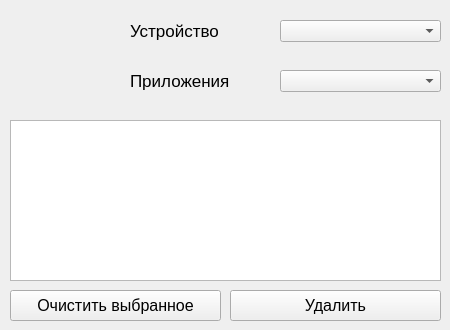
<?xml version="1.0" encoding="UTF-8"?>
<ui version="4.0">
 <class>MainWindow</class>
 <widget class="QMainWindow" name="MainWindow">
  <property name="geometry">
   <rect>
    <x>0</x>
    <y>0</y>
    <width>450</width>
    <height>330</height>
   </rect>
  </property>
  <property name="minimumSize">
   <size>
    <width>450</width>
    <height>330</height>
   </size>
  </property>
  <property name="maximumSize">
   <size>
    <width>450</width>
    <height>330</height>
   </size>
  </property>
  <property name="acceptDrops">
   <bool>false</bool>
  </property>
  <property name="windowTitle">
   <string>SystemAppRemover</string>
  </property>
  <property name="windowIcon">
   <iconset>
    <normaloff>res/icon.ico</normaloff>res/icon.ico</iconset>
  </property>
  <widget class="QWidget" name="centralwidget">
   <widget class="QLabel" name="apps_label">
    <property name="geometry">
     <rect>
      <x>130</x>
      <y>70</y>
      <width>141</width>
      <height>21</height>
     </rect>
    </property>
    <property name="font">
     <font>
      <pointsize>13</pointsize>
     </font>
    </property>
    <property name="text">
     <string>Приложения</string>
    </property>
   </widget>
   <widget class="QComboBox" name="model">
    <property name="geometry">
     <rect>
      <x>280</x>
      <y>20</y>
      <width>161</width>
      <height>22</height>
     </rect>
    </property>
   </widget>
   <widget class="QLabel" name="model_label">
    <property name="geometry">
     <rect>
      <x>130</x>
      <y>20</y>
      <width>141</width>
      <height>21</height>
     </rect>
    </property>
    <property name="font">
     <font>
      <pointsize>13</pointsize>
     </font>
    </property>
    <property name="text">
     <string>Устройство</string>
    </property>
   </widget>
   <widget class="QPlainTextEdit" name="progress_log">
    <property name="enabled">
     <bool>true</bool>
    </property>
    <property name="geometry">
     <rect>
      <x>10</x>
      <y>120</y>
      <width>431</width>
      <height>161</height>
     </rect>
    </property>
    <property name="readOnly">
     <bool>true</bool>
    </property>
   </widget>
   <widget class="QPushButton" name="remove_apps_button">
    <property name="geometry">
     <rect>
      <x>230</x>
      <y>290</y>
      <width>211</width>
      <height>31</height>
     </rect>
    </property>
    <property name="font">
     <font>
      <pointsize>12</pointsize>
     </font>
    </property>
    <property name="text">
     <string>Удалить</string>
    </property>
   </widget>
   <widget class="QComboBox" name="apps">
    <property name="geometry">
     <rect>
      <x>280</x>
      <y>70</y>
      <width>161</width>
      <height>22</height>
     </rect>
    </property>
    <property name="editable">
     <bool>false</bool>
    </property>
   </widget>
   <widget class="QPushButton" name="reference">
    <property name="geometry">
     <rect>
      <x>10</x>
      <y>10</y>
      <width>101</width>
      <height>101</height>
     </rect>
    </property>
    <property name="cursor">
     <cursorShape>PointingHandCursor</cursorShape>
    </property>
    <property name="focusPolicy">
     <enum>Qt::NoFocus</enum>
    </property>
    <property name="text">
     <string notr="true"/>
    </property>
    <property name="icon">
     <iconset>
      <normaloff>res/logo.png</normaloff>res/logo.png</iconset>
    </property>
    <property name="iconSize">
     <size>
      <width>100</width>
      <height>100</height>
     </size>
    </property>
    <property name="flat">
     <bool>true</bool>
    </property>
   </widget>
   <widget class="QPushButton" name="clear_selected_button">
    <property name="geometry">
     <rect>
      <x>10</x>
      <y>290</y>
      <width>211</width>
      <height>31</height>
     </rect>
    </property>
    <property name="font">
     <font>
      <pointsize>12</pointsize>
     </font>
    </property>
    <property name="text">
     <string>Очистить выбранное</string>
    </property>
   </widget>
  </widget>
 </widget>
 <resources/>
 <connections/>
</ui>
